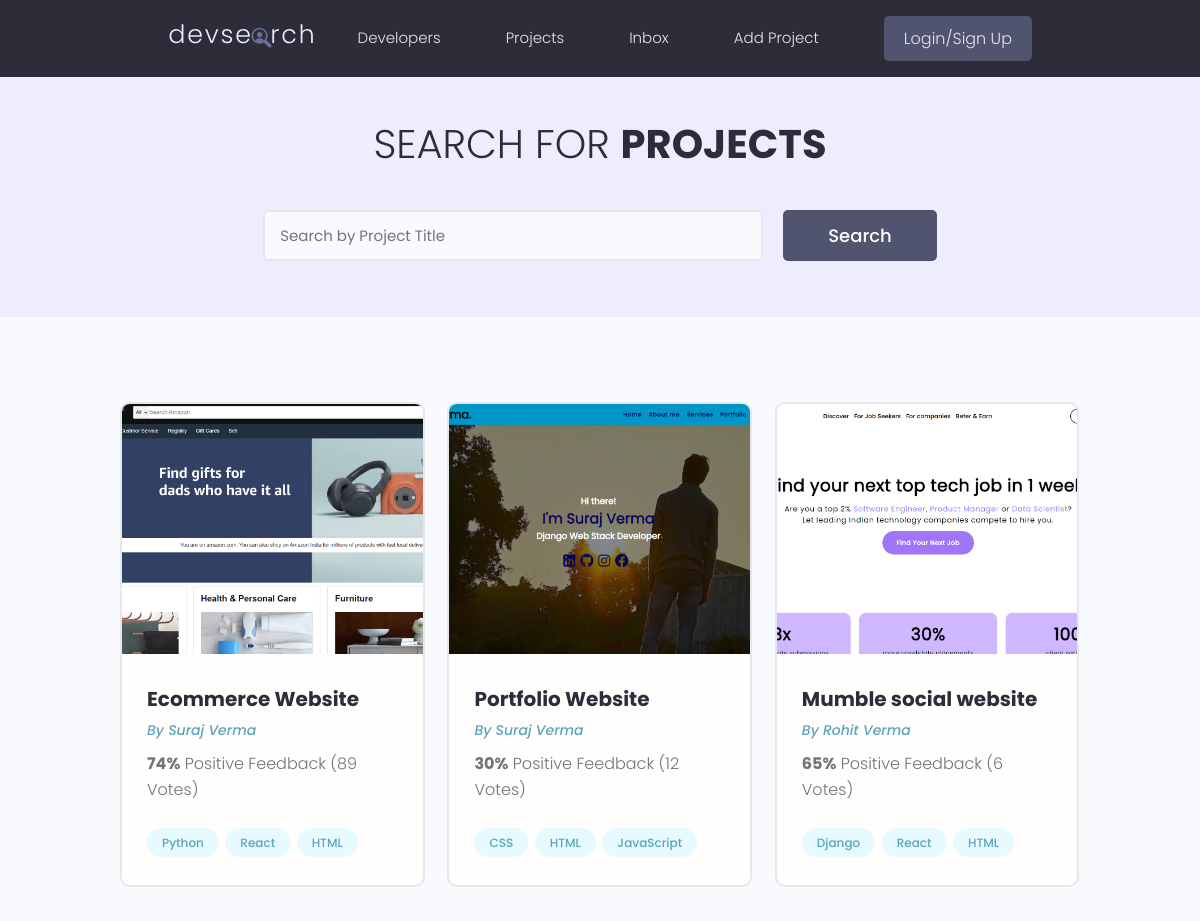
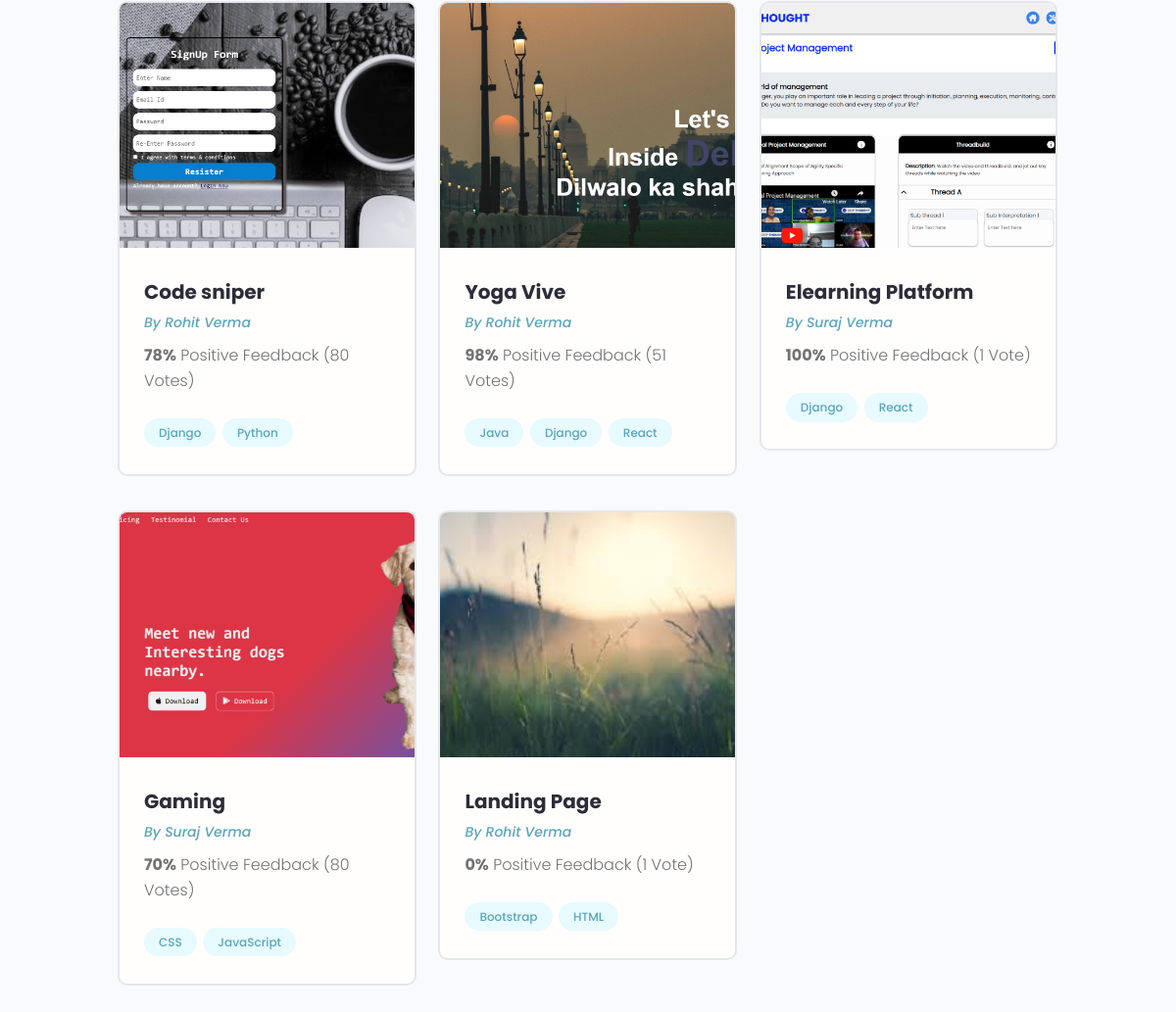
/projects/, run on the app's committed database (2 pictures, top to bottom).
### project/models.py (models this page shows, shortened)
class Project(models.Model):
    owner = models.ForeignKey(Profile, null=True, blank=True, on_delete=models.SET_NULL)
    title = models.CharField(max_length=200)
    description = models.TextField(null=True, blank=True)
    featured_image = models.ImageField(null=True, blank=True, default="default.png")
    demo_link = models.CharField(max_length=2000, null=True, blank=True)
    source_link = models.CharField(max_length=2000, null=True, blank=True)
    tags = models.ManyToManyField('Tag', blank=True)
    vote_total = models.IntegerField(default=0, null=True, blank=True)
    vote_ratio = models.IntegerField(default=0, null=True, blank=True)
    created = models.DateTimeField(auto_now_add=True)
    id = models.UUIDField(default=uuid.uuid4, unique=True, primary_key=True, editable=False)

class Tag(models.Model):
    name = models.CharField(max_length=200)
    created = models.DateTimeField(auto_now_add=True)
    id = models.UUIDField(default=uuid.uuid4, unique=True, primary_key=True, editable=False)
    def __str__(self):
        return self.name

### users/models.py (models this page shows, shortened)
class Profile(models.Model):
    user = models.OneToOneField(User, on_delete=models.CASCADE, null=True, blank=True)
    name = models.CharField(max_length=200, blank=True, null=True)
    email = models.EmailField(max_length=500, blank=True, null=True)
    username = models.CharField(max_length=200, blank=True, null=True)
    location = models.CharField(max_length=200, blank=True, null=True)
    short_intro = models.CharField(max_length=200, blank=True, null=True)
    bio = models.TextField(blank=True, null=True)
    profile_image = models.ImageField(null=True, blank=True, upload_to='profiles/', default='profiles/dp.jpeg')
    social_github = models.CharField(max_length=200, blank=True, null=True)
    social_twitter = models.CharField(max_length=200, blank=True, null=True)
    social_linkedin = models.CharField(max_length=200, blank=True, null=True)
    social_youtube = models.CharField(max_length=200, blank=True, null=True)
    social_website = models.CharField(max_length=200, blank=True, null=True)
    created = models.DateTimeField(auto_now_add=True)
    id = models.UUIDField(default=uuid.uuid4, unique=True, primary_key=True, editable=False)

### project/views.py (the view)
# urls.py: path('', get_projects, name="get_projects"),
def get_projects(request):
    projects = Project.objects.all()
    return render(request, 'project/project.html' , {'projects':projects})

### project/templates/project/project.html (shortened to what this page needs)
{% extends 'main.html' %}
{% block content %}
  <main class="projects">
    <section class="hero-section text-center">
      <div class="container container--narrow">
        <div class="hero-section__box">
          <h2>Search for <span>Projects</span></h2>
        </div>
        <div class="hero-section__search">
          <form class="form" action="#" method="get">
            <div class="form__field">
              <input class="input input--text" id="formInput#search" type="text" name="text"
                placeholder="Search by Project Title" />
            </div>
            <input class="btn btn--sub btn--lg" type="submit" value="Search" />
          </form>
        </div>
      </div>
    </section>
    <section class="projectsList">
      <div class="container">
        <div class="grid grid--three">
        {% for project in projects %}
          <div class="column">
            <div class="card project">
              <a href="{% url 'get_projectsDetail' project.id %}" class="project">
                <img class="project__thumbnail" src="{{ project.featured_image.url }}" alt="project thumbnail" />
                <div class="card__body">
                  <h3 class="project__title">{{project.title}}</h3>
                  <p><a class="project__author" href="{% url 'user-profile' project.owner.id %}">By {{project.owner.name}}</a></p>
                  <p class="project--rating">
                    <span style="font-weight: bold;">{{project.vote_ratio}}%</span> Positive
                    Feedback ({{project.vote_total}} Vote{{project.vote_total|pluralize:"s"}})
                  </p>
                  <div class="project__tags">
                    {% for tag in project.tags.all %}
                    <span class="tag tag--pill tag--main">
                      <small>{{tag}}</small>
                    </span>
                    {% endfor %}
                  </div>
                </div>
              </a>
            </div>
          </div>
          {% endfor %}
        </div>
      </div>
    </section>
  </main>
{% endblock content %}

### templates/main.html (shortened to what this page needs)
<!DOCTYPE html>
{% load static %}
<html lang="en">
    <head>
        <link rel="stylesheet" href="https://cdnjs.cloudflare.com/ajax/libs/font-awesome/6.4.0/css/all.min.css" />
        <link rel="stylesheet" href="{% static 'uikit/styles/uikit.css' %}" />
        <link rel="stylesheet" href="{% static 'styles/app.css' %}" />
      </head>
<body>
    {% include 'navbar.html' %}
    {% block content %}
    {% endblock content %}
</body>
</html>

### templates/navbar.html (shortened to what this page needs)
{% load static %}
  <header class="header">
    <div class="container container--narrow">
      <a href="{% url 'profiles' %}" class="header__logo">
        <img src="{% static 'images/logo.svg' %}" alt="DevSearch Logo" />
      </a>
      <nav class="header__nav">
        <ul class="header__menu">
          <li class="header__menuItem"><a href="{% url 'profiles' %}">Developers</a></li>
          <li class="header__menuItem"><a href="{% url 'get_projects' %}">Projects</a></li>
          <li class="header__menuItem"><a href="">Inbox</a></li>
          <li class="header__menuItem"><a href="{% url 'create_project' %}">Add Project</a></li>
          <li class="header__menuItem"><a href="" class="btn btn--sub">Login/Sign Up</a></li>
        </ul>
      </nav>
    </div>
  </header>

### static/styles/app.css (style rules this page uses)
:root { --color-sub: #2d2d39; }
.btn--sub { background-color: var(--color-sub-light); }
.card { border: 2px solid var(--color-light); }
img { width: 100%; }
.header { position: sticky; z-index: 111; background-color: var(--color-sub); padding: 1.5rem 0; }
.header > .container { display: flex; justify-content: space-between; align-items: center; }
.header__logo > img { height: 3.8rem; }
.header__nav > ul { display: inline-flex; align-items: center; list-style: none; gap: 6.5rem; }
.header__menuItem > a { color: var(--color-light); font-weight: 300; }
.hero-section { height: 40vh; display: flex; align-items: center; background-color: var(--color-sub); }
.hero-section__box { margin-bottom: 4rem; }
.hero-section__box > h2, .hero-section__box > h2 > span { font-size: 4rem; color: var(--color-light); line-height: 1.3; text-transform: uppercase; }
.hero-section__box > h2 { font-weight: 300; }
.hero-section__box > h2 > span { font-weight: 700; }
.hero-section__search > .form { display: flex; align-items: center; justify-content: center; gap: 2rem; }
.hero-section__search > .form input.input--text { width: 50rem; }
.project__author { font-size: 1.4rem; font-style: italic; }
.project--rating { margin-bottom: 1.6em; margin-top: .5em; }
.projects > .hero-section { background: var(--color-sub-lighter); height: 30vh; }
.projects .hero-section__box { margin-bottom: 2.5rem; }
.projects .hero-section__box > h2 { color: var(--color-sub); }
.projects .hero-section__box > h2 > span { font-weight: 700; color: var(--color-sub); }
.projectsList { margin-top: 8rem; }
.project__thumbnail { height: 25rem; object-fit: cover; object-position: top center; }
.project__title { font-size: 2rem; font-weight: 700; color: var(--color-sub); }

### static/uikit/styles/modules/_variables.css (style rules this page uses)
:root { --color-main: #5aa5b9; --color-main-light: #e6faff; --color-sub: #3f4156; --color-sub-light: #51546e; --color-sub-lighter: #ededfd; --color-text: #737373; --color-gray: #8b8b8b; --color-light: #e5e7eb; --color-light-gray: #767676; --color-bg: #f8fafd; --color-white: #fffefd; --color-white-light: #f3f3f3; --color-success: #359e64; --color-success-bg: #def8e8; --color-error: #fc4b0b; --color-error-bg: #fff2ee; --font-base: 'Poppins', arial, helvetica, 'Segoe UI', roboto, ubuntu, sans-serif; --font-monospace: 'Fira Code', 'Courier New', courier, monospace; --font-regular: 300; --font-medium: 500; --font-bold: 700; --generic-shadow: 1px 1px 5px #00000010; --generic-transition: all 0.3s ease-in-out; }

### static/uikit/styles/modules/_base.css (style rules this page uses)
* { margin: 0; padding: 0; box-sizing: border-box; text-rendering: optimizeLegibility; color: inherit; font-size: inherit; }
html { font-size: 50%; }
@media only screen and (min-width: 480px) { html { font-size: 56.25%; } }
@media only screen and (min-width: 1200px) { html { font-size: 62.5%; } }
body { line-height: 1.6; font-weight: 400; font-size: 1.5rem; color: var(--color-text); background-color: var(--color-bg); min-height: 100vh; }

### static/uikit/styles/modules/_typography.css (style rules this page uses)
* { font-family: var(--font-base); }
h2 { font-size: 3.6rem; font-weight: var(--font-bold); }
h3 { font-size: 3.2rem; font-weight: var(--font-medium); }
p, span, strong { font-size: 1.6rem; color: var(--color-text); font-weight: var(--font-regular); }
a { padding-bottom: 2px; text-decoration: none; display: inline-block; color: var(--color-main); font-weight: var(--font-medium); }

### static/uikit/styles/modules/_utilities.css (style rules this page uses)
.container { width: 92%; max-width: 165rem; margin: 0 auto; box-sizing: border-box; }
.container--narrow { width: 92%; max-width: 120rem; }
@media screen and (min-width: 1000px) { .container { width: 90%; } }
@media screen and (min-width: 1000px) { .container--narrow { width: 85%; } }
@media screen and (min-width: 1200px) { .container { width: 80%; } }
@media screen and (min-width: 1200px) { .container--narrow { width: 72%; } }
.text-center { text-align: center; }

### static/uikit/styles/modules/_button.css (style rules this page uses)
.btn { display: inline-block; position: relative; cursor: pointer; background-color: var(--color-light); font-weight: var(--font-medium); color: var(--color-sub); text-decoration: none; padding: 1rem 2rem; border-radius: 0.5rem; border: none; width: -webkit-fit-content; width: -moz-fit-content; width: fit-content; height: -webkit-fit-content; height: -moz-fit-content; height: fit-content; font-size: 1.6rem; outline-width: 0; outline-color: transparent; -webkit-backface-visibility: hidden; backface-visibility: hidden; transition: all 0.3s ease-in-out; }
.btn--sub { background-color: var(--color-sub); color: var(--color-white); }
.btn--lg { font-size: 1.8rem; padding: 1.2rem 4.5rem; }

### data on the page
Project: featured_image (picture), title "Ecommerce Website", owner.name "Suraj Verma", vote_ratio "74", vote_total "89"
Tag: name "Python"
Tag: name "React"
Tag: name "HTML"
Project: featured_image (picture), title "Portfolio Website", owner.name "Suraj Verma", vote_ratio "30", vote_total "12"
Tag: name "CSS"
Tag: name "JavaScript"
Project: featured_image (picture), title "Mumble social website", owner.name "Rohit Verma", vote_ratio "65", vote_total "6"
Tag: name "Django"
Project: featured_image (picture), title "Code sniper", owner.name "Rohit Verma", vote_ratio "78", vote_total "80"
Project: featured_image (picture), title "Yoga Vive", owner.name "Rohit Verma", vote_ratio "98", vote_total "51"
Tag: name "Java"
Project: featured_image (picture), title "Elearning Platform", owner.name "Suraj Verma", vote_ratio "100", vote_total "1"
Project: featured_image (picture), title "Gaming", owner.name "Suraj Verma", vote_ratio "70", vote_total "80"
Project: featured_image (picture), title "Landing Page", owner.name "Rohit Verma", vote_ratio "0", vote_total "1"
Tag: name "Bootstrap"
